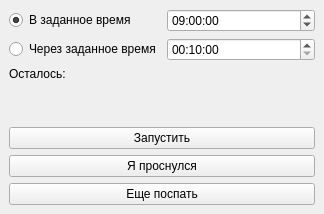
<?xml version="1.0" encoding="UTF-8"?>
<ui version="4.0">
 <class>MainWindow</class>
 <widget class="QMainWindow" name="MainWindow">
  <property name="geometry">
   <rect>
    <x>0</x>
    <y>0</y>
    <width>324</width>
    <height>214</height>
   </rect>
  </property>
  <property name="windowTitle">
   <string>Будильник</string>
  </property>
  <widget class="QWidget" name="centralwidget">
   <layout class="QVBoxLayout" name="verticalLayout">
    <item>
     <layout class="QGridLayout" name="gridLayout">
      <item row="0" column="0">
       <widget class="QRadioButton" name="at_time_rb">
        <property name="text">
         <string>В заданное время</string>
        </property>
        <property name="checked">
         <bool>true</bool>
        </property>
       </widget>
      </item>
      <item row="0" column="1">
       <widget class="QTimeEdit" name="at_time">
        <property name="displayFormat">
         <string>HH:mm:ss</string>
        </property>
        <property name="time">
         <time>
          <hour>9</hour>
          <minute>0</minute>
          <second>0</second>
         </time>
        </property>
       </widget>
      </item>
      <item row="1" column="0">
       <widget class="QRadioButton" name="through_time_rb">
        <property name="text">
         <string>Через заданное время</string>
        </property>
       </widget>
      </item>
      <item row="1" column="1">
       <widget class="QTimeEdit" name="through_time">
        <property name="currentSection">
         <enum>QDateTimeEdit::HourSection</enum>
        </property>
        <property name="displayFormat">
         <string>HH:mm:ss</string>
        </property>
        <property name="time">
         <time>
          <hour>0</hour>
          <minute>10</minute>
          <second>0</second>
         </time>
        </property>
       </widget>
      </item>
     </layout>
    </item>
    <item>
     <widget class="QLabel" name="time_remaining">
      <property name="text">
       <string>Осталось: </string>
      </property>
     </widget>
    </item>
    <item>
     <spacer name="verticalSpacer">
      <property name="orientation">
       <enum>Qt::Vertical</enum>
      </property>
      <property name="sizeHint" stdset="0">
       <size>
        <width>20</width>
        <height>40</height>
       </size>
      </property>
     </spacer>
    </item>
    <item>
     <widget class="QPushButton" name="start_stop">
      <property name="text">
       <string>Запустить</string>
      </property>
      <property name="checkable">
       <bool>true</bool>
      </property>
     </widget>
    </item>
    <item>
     <widget class="QPushButton" name="i_woke_up">
      <property name="text">
       <string>Я проснулся</string>
      </property>
     </widget>
    </item>
    <item>
     <widget class="QPushButton" name="more_sleep">
      <property name="text">
       <string>Еще поспать</string>
      </property>
     </widget>
    </item>
   </layout>
  </widget>
 </widget>
 <resources/>
 <connections/>
</ui>
